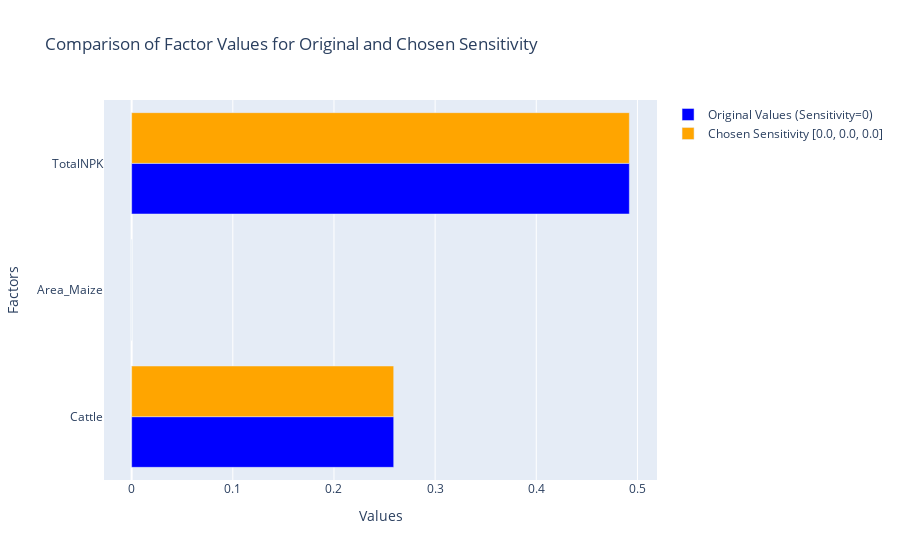

Notebook cell for this chart:
### Code cell
import pandas as pd
import plotly.graph_objects as go
import ipywidgets as widgets
from ipywidgets import interact
from IPython.display import clear_output

# Function to update the bar plot based on sensitivity sliders
def update_bar_plot(alpha1, alpha2, alpha3):
    tolerance = 1e-5
    
    # Filter the dataframe based on slider sensitivity values
    filtered_df = viz_df2[
        # (viz_df2['Sensitivity_SowingSeedsDistributed_Maize'].between(alpha1 - tolerance, alpha1 + tolerance)) &
        (viz_df2['Sensitivity_LivestockCensus_2012_Cattle'].between(alpha1 - tolerance, alpha1 + tolerance)) &
        (viz_df2['Sensitivity_AreaUnderCereals_Maize'].between(alpha2 - tolerance, alpha2 + tolerance)) & 
        (viz_df2['Sensitivity_TotalNPK'].between(alpha3 - tolerance, alpha3 + tolerance)) 
        # (viz_df2['Sensitivity_NetAreaIrrigatedUnderDifferentSources_TubeWells_NetIrrigatedArea'].between(alpha5 - tolerance, alpha5 + tolerance))
    ]
    
    # Define the factors and their display names
    factors = ['New_F1', 'New_F2', 'New_F3']
    # display_names = ['Seeds_Maize', 'Cattle', 'Area_Maize', 'TotalNPK', 'TubeWells']
    display_names = ['Cattle', 'Area_Maize', 'TotalNPK']

    # Calculate mean values for the selected sensitivity group
    user_values = filtered_df[factors].mean()
    
    # Get the mean values for the original case where all sensitivities are zero
    # original_values = viz_df2[viz_df2[['Sensitivity_SowingSeedsDistributed_Maize_320', 'Sensitivity_LivestockCensus_2012_Cattle_354',
    #                                    'Sensitivity_AreaUnderCereals_Maize_193', 'Sensitivity_TotalNPK_315',
    #                                    'Sensitivity_NetAreaIrrigatedUnderDifferentSources_TubeWells_NetIrrigatedArea_182']].eq(0).all(axis=1)][factors].mean()

    original_values = viz_df2[viz_df2[['Sensitivity_LivestockCensus_2012_Cattle',
                                       'Sensitivity_AreaUnderCereals_Maize', 'Sensitivity_TotalNPK']].eq(0).all(axis=1)][factors].mean()


    # Create the bar plot with interchanged axes
    fig = go.Figure(data=[
        go.Bar(name='Original Values (Sensitivity=0)', y=display_names, x=original_values, marker_color='blue', orientation='h'),
        go.Bar(name=f'Chosen Sensitivity [{alpha1}, {alpha2}, {alpha3}]', y=display_names, x=user_values, marker_color='orange', orientation='h')
    ])
    
    # Customize the layout
    fig.update_layout(
        title="Comparison of Factor Values for Original and Chosen Sensitivity",
        yaxis_title="Factors",
        xaxis_title="Values",
        barmode='group'
    )

    # Clear previous output and display updated plot
    clear_output()
    display(fig)

# Creating sliders for interaction
# alpha1_slider = widgets.FloatSlider(value=0, min=0, max=1, step=0.1, description='αMS:')
alpha1_slider = widgets.FloatSlider(value=0, min=0, max=1, step=0.1, description='αCT:')
alpha2_slider = widgets.FloatSlider(value=0, min=0, max=1, step=0.1, description='αAM:')
alpha3_slider = widgets.FloatSlider(value=0, min=0, max=1, step=0.1, description='αNPK:')
# alpha5_slider = widgets.FloatSlider(value=0, min=0, max=1, step=0.1, description='αTBW:')

# Creating interactive plot
interactive_plot = interact(update_bar_plot, 
                            alpha1=alpha1_slider, 
                            alpha2=alpha2_slider, 
                            alpha3=alpha3_slider)

widgets.VBox([alpha1_slider, alpha2_slider, alpha3_slider])

### Figure 1 — Plotly figure (JSON) as saved in the notebook; plotly's stock layout.template omitted (floating-point values rounded to 4 significant figures)
{"data": [{"marker": {"color": "blue"}, "name": "Original Values (Sensitivity=0)", "orientation": "h", "type": "bar", "x": [0.2591, -1.479e-16, 0.492], "y": ["Cattle", "Area_Maize", "TotalNPK"]}, {"marker": {"color": "orange"}, "name": "Chosen Sensitivity [0.0, 0.0, 0.0]", "orientation": "h", "type": "bar", "x": [0.2591, -1.479e-16, 0.492], "y": ["Cattle", "Area_Maize", "TotalNPK"]}], "layout": {"barmode": "group", "title": {"text": "Comparison of Factor Values for Original and Chosen Sensitivity"}, "xaxis": {"title": {"text": "Values"}}, "yaxis": {"title": {"text": "Factors"}}}}
